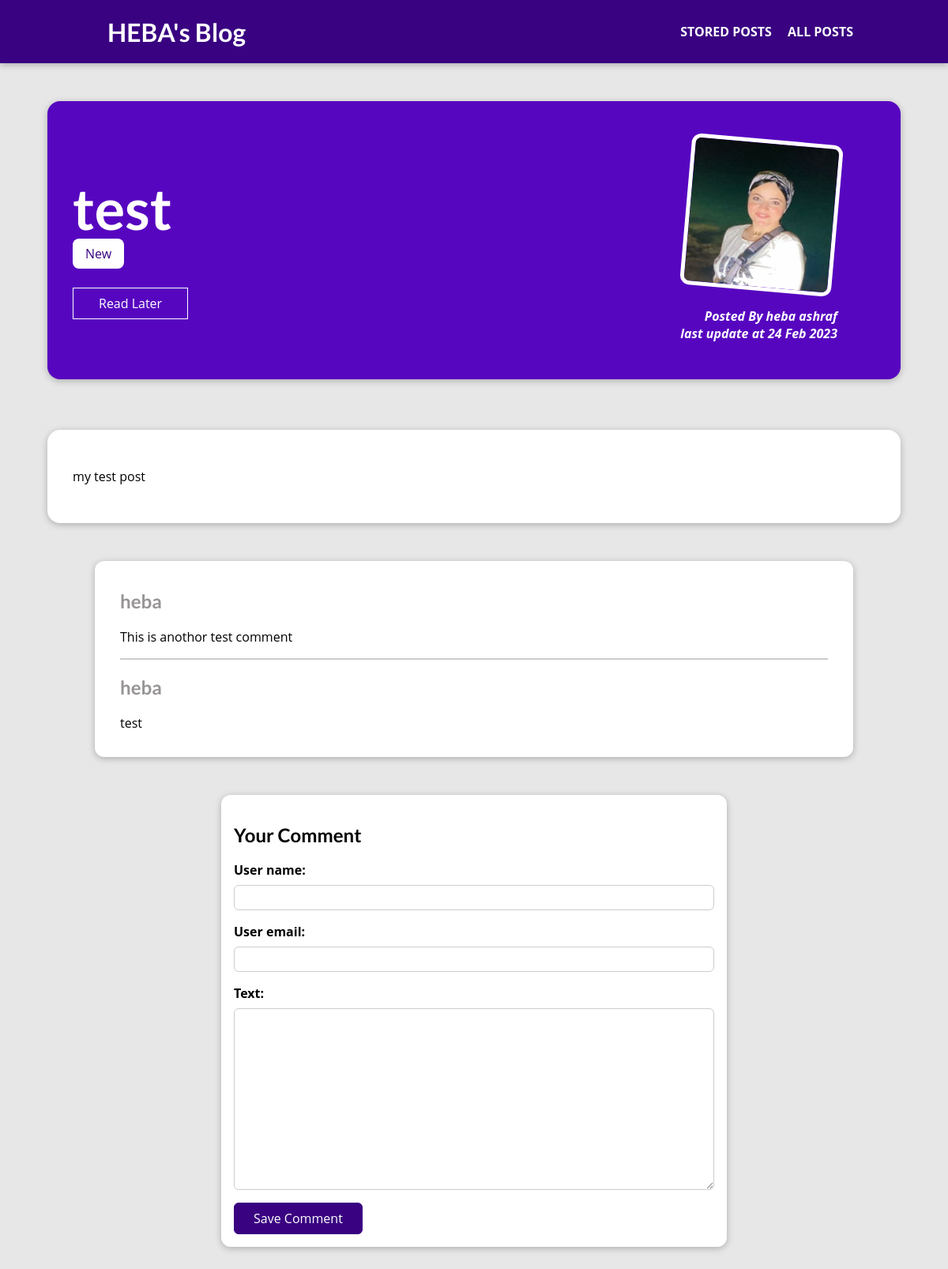
Screenshot of /posts/test with the database file from the repository.
### blog/models.py (models this page shows, shortened)
class Post(models.Model):
    title = models.CharField(max_length=50)
    excerpt =models.CharField(max_length=100)
    image = models.ImageField(upload_to='posts', null=True)
    date = models.DateField(auto_now=True)
    slug = models.SlugField(unique=True, db_index=True)
    content = models.TextField(validators=[MinLengthValidator(10)])
    author = models.ForeignKey(
        Author,null=True, on_delete=models.SET_NULL, related_name="posts")
    tags = models.ManyToManyField(Tag)

class Tag(models.Model):
    caption = models.CharField(max_length=20)

class Author(models.Model):
    first_name = models.CharField(max_length=10)
    last_name = models.CharField(max_length=10)
    email_address = models.EmailField()
    def full_name(self):
        return f"{self.first_name} {self.last_name}"
    def __str__(self):
        return self.full_name()

class Comment(models.Model):
    user_name = models.CharField(max_length=120)
    user_email = models.EmailField()
    text = models.TextField(max_length=3400)
    post = models.ForeignKey(Post, on_delete=models.CASCADE, related_name='comments')

### blog/views.py (the view, shortened to what this page needs)
# urls.py: path('posts/<slug:slug>', views.SinglePostView.as_view(), name='single-post'), # slug will do this /// posts/my-first-post
class SinglePostView(View):
    def is_stored_post(self, request, post_id):
        stored_posts = request.session.get('stored_posts')
        if stored_posts is not None:
         is_saved_for_later = post_id  in stored_posts
        else:
            is_saved_for_later = False
        return is_saved_for_later
    def get(self, request,slug):
        post = Post.objects.get(slug=slug)
        stored_posts = request.session.get('stored_posts')
        if stored_posts is not None:
         is_saved_for_later = post.id  in stored_posts
        else:
            is_saved_for_later = False
        context = {
            'post': post,
            'post_tags': post.tags.all(),
            'comment_form': CommentForm(),
            'comments' : post.comments.all().order_by('-id'),
            'saved_for_later' : self.is_stored_post(request, post.id)
        }
        return render(request,'blog/post-details.html', context)

### blog/forms.py
class CommentForm(forms.ModelForm):
    class Meta:
        model = Comment
        exclude = ['post']
        label = {
            'user_name': 'Your Name',
            'user_email': 'Your Email',
            'text': 'Your Comment',
        }

### blog/templates/blog/post-details.html (shortened to what this page needs)
{% extends 'base.html' %}
{% load static %}
{% block css_files %}
   <link rel='stylesheet' href='{% static 'blog/post-detail.css' %}'>
{% endblock %}
{% block content %}
<section id='summary'>
    <h2>{{ post.title }}</h2>
    <div>
        {% for tag in post_tags %}
          <span class='tag'> {{ tag.caption }} </span>
        {% endfor %}
    </div>
    <div id='read-later' >
        <form action='{% url 'read-later' %}' method='POST'>
        <button >
            {% if saved_for_later %}
               Remove from "Read Later" List
            {% else %}
               Read Later
            {% endif %}
        </button>
        </form>
    </div>
    <article>
        <img src='{{ post.image.url }}' alt='{{ post.title }}'>
        <address> Posted By <a href='mailto:{{ post.author.email_address }}'> {{ post.author }} </a> </adress>
        <div>last update at <time>{{ post.date|date:"d M Y" }}</time></div>
</section>
    <main>
        <p>{{ post.content|linebreaks }}</p>
    </main>
    <section id="comments">
        <ul>
            {% for comment in comments %}
            <li>
                <h2>{{ comment.user_name }}</h2>
                <p>{{ comment.text|linebreaks }}</p>
            </li>
            {% endfor %}
        </ul>
    </section>
    <section id='comment-form'>
        <h2> Your Comment </h2>
        <form action='' method='POST'>
            {% for form_field in comment_form %}
                <div class ='form-control' {% if form_fiels.errors %}invalid{% endif %}>
                    {{ form_field.label_tag }}
                    {{ form_field }}
                </div>
            {% endfor %}
            <button> Save Comment </button>
        </form>
    </section>
{% endblock %}

### static/app.css (style rules this page uses)
* { box-sizing: border-box; }
html { font-family: 'Open Sans', 'Lato', sans-serif; }
body { margin: 0; }
h1, h2, h3 { font-family: 'Lato', sans-serif; font-weight: bold; }

### blog/static/blog/post-detail.css (style rules this page uses)
body { background-color: #e7e7e7; }
#summary { margin: 8rem auto 3rem auto; padding: 2rem; width: 90%; max-width: 90rem; border-radius: 16px; background-color: #5706c0; position: relative; box-shadow: 0 2px 8px rgba(0, 0, 0, 0.25); height: 22rem; }
#summary h2 { color: white; font-size: 4.5rem; margin-bottom: 0.25rem; }
#summary article { position: absolute; top: 2rem; right: 3rem; padding: 1rem 2rem; border-radius: 12px; text-align: right; color: white; }
#summary article img { width: 12rem; height: 12rem; border-radius: 12px; transform: rotateZ(5deg); border: 5px solid white; margin-bottom: 1rem; }
#summary address { font-weight: bold; }
#summary time { font-weight: bold; }
#summary a { color: white; text-decoration: none; }
#read-later { margin: 2rem 0; }
#read-later button { background-color: transparent; border: 1px solid white; padding: 0.5rem 2rem; font: inherit; color: white; cursor: pointer; }
main { margin: 4rem auto 3rem auto; padding: 2rem; width: 90%; max-width: 90rem; border-radius: 16px; background-color: white; position: relative; box-shadow: 0 2px 8px rgba(0, 0, 0, 0.25); }
.tag { background-color: white; color: #390281; padding: 0.5rem 1rem; border-radius: 8px; }
#comment-form { margin: 3rem auto; width: 90%; max-width: 40rem; border-radius: 12px; background-color: white; box-shadow: 0 2px 8px rgba(0, 0, 0, 0.25); padding: 1rem; }
#comment-form button { font: inherit; background-color: #390281; color: white; border: 1px solid #390281; padding: 0.5rem 1.5rem; border-radius: 6px; cursor: pointer; }
.form-control { margin-bottom: 1rem; }
.form-control label { font-weight: bold; margin-bottom: 0.5rem; display: block; }
.form-control input, .form-control textarea { display: block; width: 100%; font: inherit; padding: 0.25rem; border-radius: 6px; border: 1px solid #ccc; }
#comments { margin: 3rem auto; width: 90%; max-width: 60rem; border-radius: 12px; background-color: white; box-shadow: 0 2px 8px rgba(0, 0, 0, 0.25); padding: 1rem 2rem; }
#comments ul { list-style: none; margin: 0; padding: 0; }
#comments li { margin-bottom: 1rem; border-bottom: 2px solid #ccc; }
#comments li:last-of-type { border-bottom: none; }
#comments h2 { color: rgb(151, 148, 148); }

### rows the page displays
Post: title "test", image (picture), author "heba ashraf", date "24 Feb 2023", content "my test post"
Tag: caption "New"
Comment: user_name "heba", text "This is anothor test comment"
Comment: user_name "heba", text "test"
